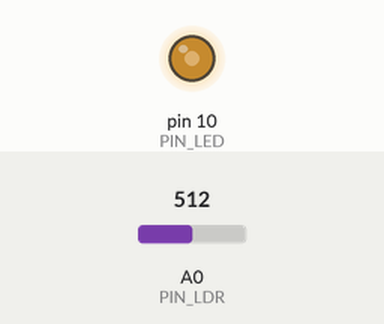
This sketch was run on a simulated Arduino Uno, built with avr-gcc and run on an emulated ATmega328P. On the bench: output pins drawn as LEDs (lit = HIGH). The test bench sets the inputs (shaded band); at power-on: A0 (PIN_LDR) = 512.

Above: at 1.2 s.
1.3 s: A0 (PIN_LDR) set to 306
At 2.5 s:
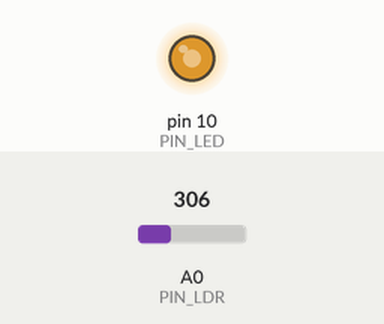
2.8 s: A0 (PIN_LDR) set to 190
At 3.8 s:
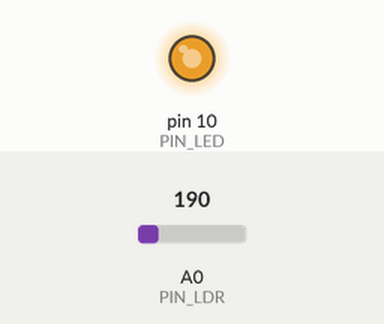
4.3 s: A0 (PIN_LDR) set to 900
At 5.0 s:
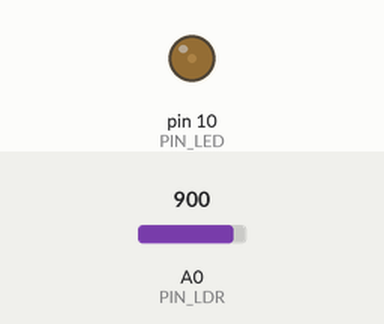
5.8 s: A0 (PIN_LDR) set to 1023
At 6.1 s:
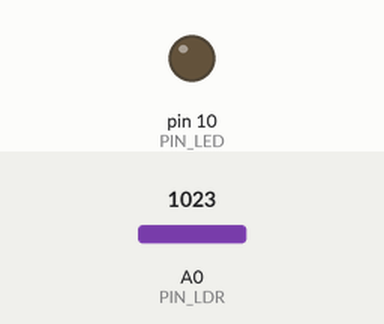
7.3 s: A0 (PIN_LDR) set to 511
At 8.4 s:
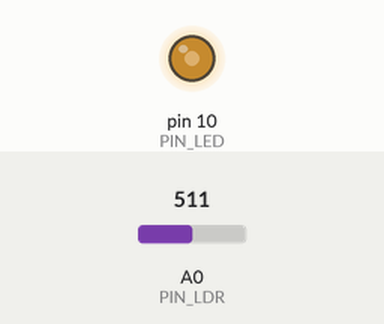
Timing chart, 0 to 9.8 s (numbered marks = the images above; inputs shaded):
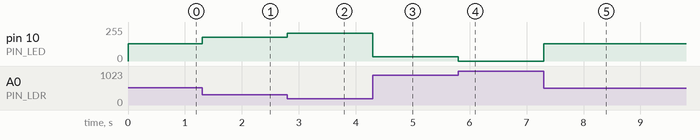

The sketch:

14-sensor-crepuscular-fotoresistencia-ldr.ino
```cpp
#define PIN_LED 10
#define PIN_LDR A0

void turnOnOrOff() {
  int valor = analogRead(PIN_LDR);

  if (valor < 200) {
    digitalWrite(PIN_LED, HIGH);
    delay(1000);
  }
  digitalWrite(PIN_LED, LOW);
}

void ledPWM() {
  // it is necessary that the led is connected to a pwm pin
  int valor = analogRead(PIN_LDR);

  // if we have low level in the LDR we must map to a high
  // value for the led
  int pwm = map(valor, 0, 1023, 255, 0);

  analogWrite(PIN_LED, pwm);
}

void setup() {
  pinMode(PIN_LED, OUTPUT);
}

void loop() {
  ledPWM();
}
```

Measured:
- after the input at 1.3 s, pin 10 (PIN_LED): 128/255 → 179/255 at once
- after the input at 2.8 s, pin 10 (PIN_LED): 179/255 → 208/255 at once
- after the input at 4.3 s, pin 10 (PIN_LED): 208/255 → 31/255 at once
- after the input at 5.8 s, pin 10 (PIN_LED): 31/255 → 0/255 at once
- after the input at 7.3 s, pin 10 (PIN_LED): 0/255 → 128/255 at once
